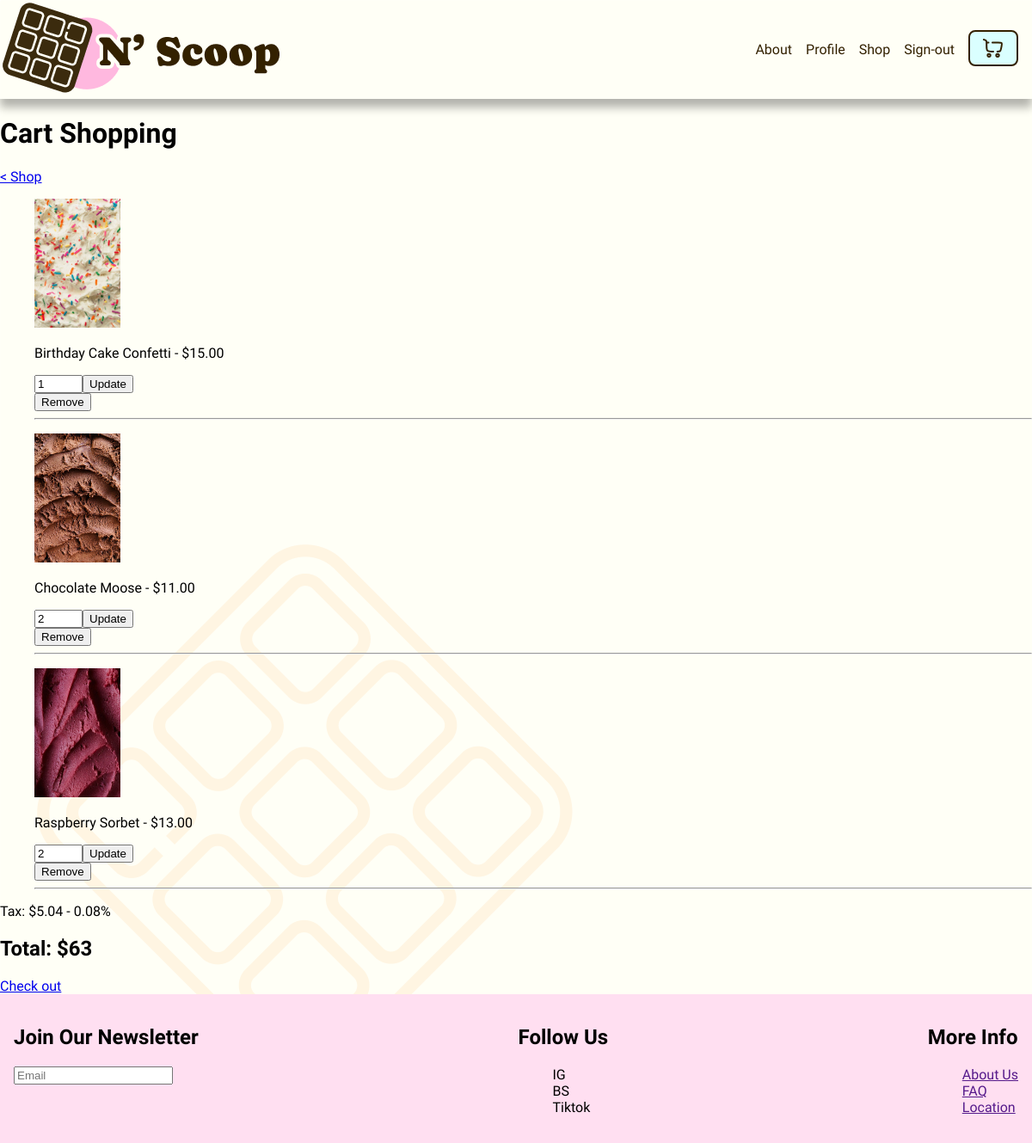
Page /cart (signed in) on the committed database.
### tables this page shows
CREATE TABLE items (
    id INTEGER PRIMARY KEY AUTOINCREMENT,
    name TEXT NOT NULL UNIQUE,
    image TEXT NOT NULL,
    price INT NOT NULL,
    quantity INT,
    description TEXT,
    category TEXT,
    updated_at DATETIME DEFAULT CURRENT_TIMESTAMP
);

### app.py (the view)
@app.route("/cart", methods=["GET", "POST"])
def cart():
  if request.method == "POST":
    print("HELLO")
  else:
    user_id = session["user_id"]
    db = get_db()
    if user_id:
      cart = db.execute("SELECT id, owner_id FROM cart WHERE owner_id = ?", (user_id,)).fetchone()
      print(dict(cart))
      cart_id = cart["id"]
      current_cart_items = db.execute(
        """
        SELECT items.image, items.id, items.name, items.price, COUNT(*) as quantity
        FROM items
        JOIN cart_items AS CI
        ON items.id = CI.product_id
        WHERE CI.cart_id = ?
        GROUP BY items.id
        """, (cart_id,)
        ).fetchall()
      cart_total = 0
      for item in current_cart_items:
        print(dict(item))
        cart_total += (item["price"] * item["quantity"])
      print(cart_total)
      tax = 0.08
      tax_amount = round(tax * cart_total, 2)
    return render_template("cart.html", cart_items=current_cart_items, cart_total=cart_total, tax=tax_amount, tax_p=tax)

### app.py (called while the page is built)
@app.teardown_appcontext
def close_connection(exception):
  db = getattr(g, '_database', None)
  if db is not None:
    db.close()

### helpers.py (called while the page is built)
def get_db():
    if not hasattr(g, '_database'):
        g._database = g._database = sqlite3.connect(DATABASE)
        g._database.row_factory = sqlite3.Row
    return g._database

### templates/cart.html (shortened to what this page needs)
{% extends "layout.html" %}
{% block main%}
<div>
  <h1>Cart Shopping</h1>
  <a href="/shop"> < Shop</a>
  {% if cart_items%}
    {% for i in range(cart_items|length)%}
    <ul>
      <li>
        <img style="width: 100px; height: 150px;" src="/static/images/Product_Photos{{cart_items[i]['image']}}" alt="">
        <p>{{ cart_items[i].name }} - ${{ "%.2f"|format(cart_items[i].price) }}</p>
        <form action="/cart" method="POST">
          <input type="number" name="quantity" min="1" max="12" value="{{ cart_items[i].quantity }}">
          <button type="submit">Update</button>
        </form>
        <form  onsubmit="removeCartItem(event, '{{cart_items[i].id}}')">
          <button type="submit">Remove</button>
        </form>
      </li>
      <hr/>
    </ul>
    {% endfor %}
    <p class="tax-amount">Tax: ${{tax}} - {{tax_p}}%</p>
    <h2 class="cart-total">Total: ${{ cart_total }}</h2>
    <a href="/checkout"> Check out </a>
  {% else %}
  <p>Your Cart is empty</p>
  {% endif %}
</div>
{% endblock %}

### static/style.css (style rules this page uses)
body { margin: 0; width: 100vw; font-family: "Caprasimo", serif; font-weight: 300; overscroll-behavior: none; background-image: url("../static/images/Product_Photos/BG-General.png"); }
html { margin: 0; }
ul { list-style-type: none; }
*::before, *:after { box-sizing: border-box; }
form { display: flex; align-items: center; }

### rows in the picture
items: image (picture), name "Birthday Cake Confetti", price "15.00"
items: image (picture), name "Chocolate Moose", price "11.00"
items: image (picture), name "Raspberry Sorbet", price "13.00"

### other values in the picture
{{ tax }} "5.04"
{{ tax_p }} "0.08"
{{ cart_total }} "63"
